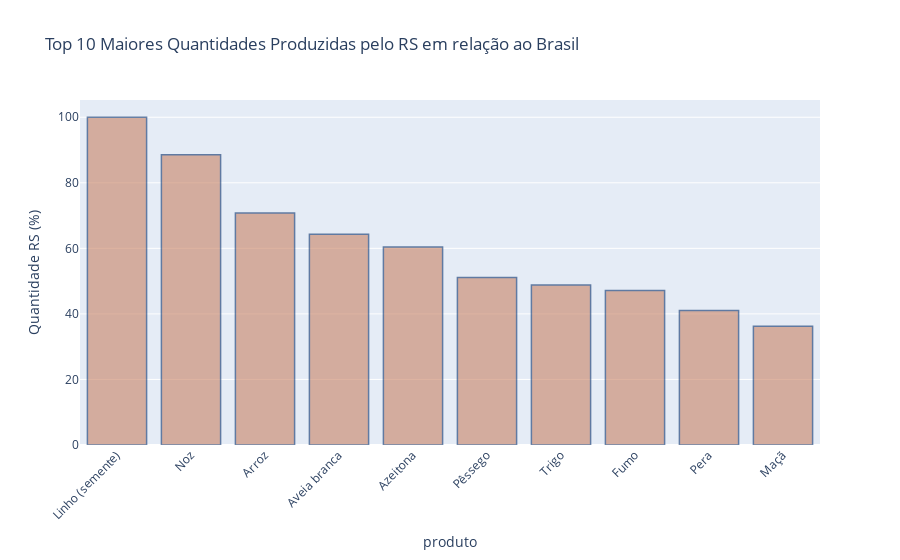

Write notebook code for a chart like this one.
### Code cell
fig = px.bar(top_10, x='produto', y='Quantidade RS (%)', title='Top 10 Maiores Quantidades Produzidas pelo RS em relação ao Brasil')
fig.update_traces(marker_color='rgb(200,130,100)', marker_line_color='rgb(8,48,107)', marker_line_width=1.5, opacity=0.6)
fig.update_layout(xaxis_tickangle=-45)
fig.show()

### Figure 1 — Plotly figure (JSON) as saved in the notebook; plotly's stock layout.template omitted (floating-point values rounded to 4 significant figures)
{"data": [{"alignmentgroup": "True", "hovertemplate": "produto=%{x}<br>Quantidade RS (%)=%{y}<extra></extra>", "legendgroup": "", "marker": {"color": "rgb(200,130,100)", "line": {"color": "rgb(8,48,107)", "width": 1.5}, "pattern": {"shape": ""}}, "name": "", "offsetgroup": "", "opacity": 0.6, "orientation": "v", "showlegend": false, "textposition": "auto", "type": "bar", "x": ["Linho (semente)", "Noz", "Arroz", "Aveia branca", "Azeitona", "Pêssego", "Trigo", "Fumo", "Pera", "Maçã"], "xaxis": "x", "y": [100, 88.58, 70.76, 64.27, 60.45, 51.1, 48.79, 47.17, 41, 36.26], "yaxis": "y"}], "layout": {"barmode": "relative", "legend": {"tracegroupgap": 0}, "title": {"text": "Top 10 Maiores Quantidades Produzidas pelo RS em relação ao Brasil"}, "xaxis": {"anchor": "y", "domain": [0, 1], "tickangle": -45, "title": {"text": "produto"}}, "yaxis": {"anchor": "x", "domain": [0, 1], "title": {"text": "Quantidade RS (%)"}}}}
